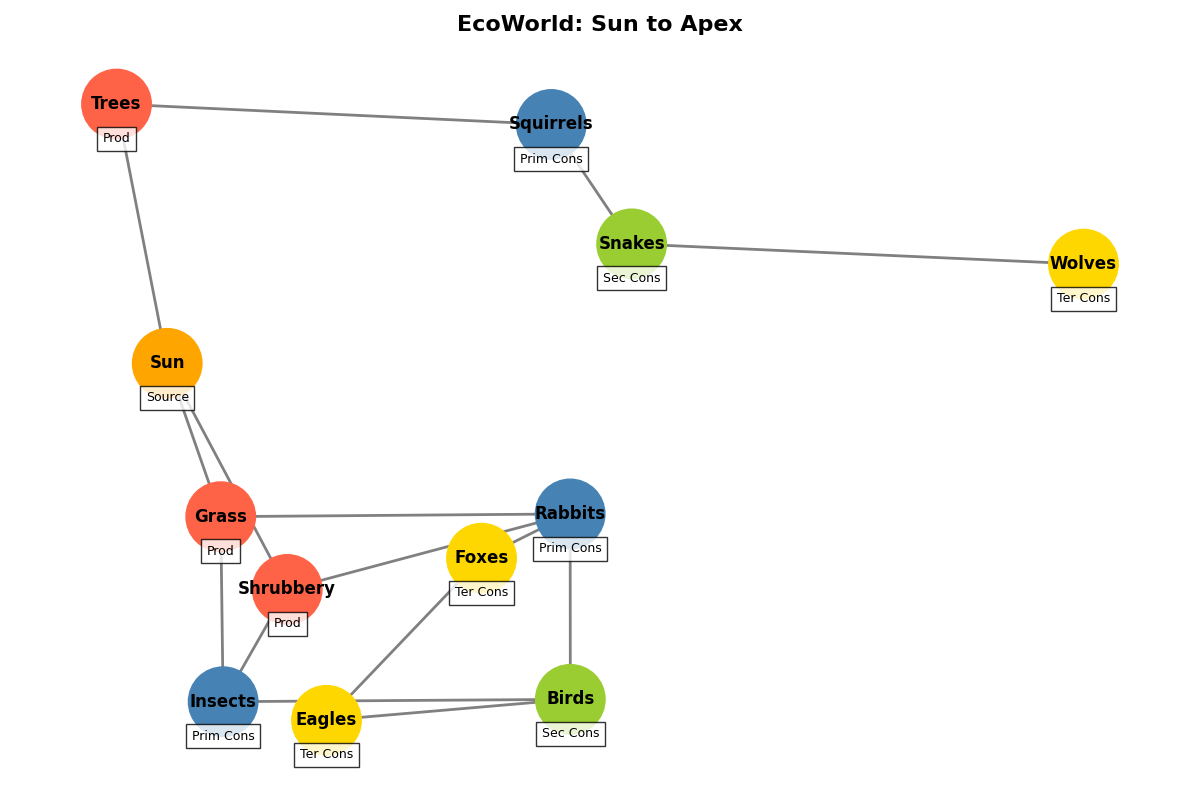

Generate this figure with Python:
import matplotlib.pyplot as plt
import networkx as nx

nodes = {
    "Sun": "Source",
    "Grass": "Prod",
    "Shrubbery": "Prod",
    "Trees": "Prod",
    "Insects": "Prim Cons",
    "Rabbits": "Prim Cons",
    "Squirrels": "Prim Cons",
    "Birds": "Sec Cons",
    "Snakes": "Sec Cons",
    "Foxes": "Ter Cons",
    "Wolves": "Ter Cons",
    "Eagles": "Ter Cons",
}

edges = [
    ("Sun", "Grass"),
    ("Sun", "Shrubbery"),
    ("Sun", "Trees"),
    ("Grass", "Insects"),
    ("Shrubbery", "Insects"),
    ("Trees", "Squirrels"),
    ("Grass", "Rabbits"),
    ("Shrubbery", "Rabbits"),
    ("Insects", "Birds"),
    ("Squirrels", "Snakes"),
    ("Rabbits", "Birds"),
    ("Rabbits", "Foxes"),
    ("Snakes", "Wolves"),
    ("Birds", "Eagles"),
    ("Foxes", "Eagles"),
]

G = nx.DiGraph()
G.add_nodes_from(nodes)
G.add_edges_from(edges)

pos = nx.spring_layout(G, k=0.5, iterations=50)

color_map = {
    "Source": "orange",
    "Prod": "#FF6347",
    "Prim Cons": "#4682B4",
    "Sec Cons": "#9ACD32",
    "Ter Cons": "#FFD700",
}

node_colors = [color_map[nodes[node]] for node in G.nodes()]

plt.figure(figsize=(12, 8))
nx.draw_networkx_nodes(G, pos, node_color=node_colors, node_size=2500)
nx.draw_networkx_edges(G, pos, edge_color='gray', arrows=True, arrowsize=20, width=2)
nx.draw_networkx_labels(G, pos, font_size=12, font_weight='bold', font_color='black')

plt.title("EcoWorld: Sun to Apex", fontsize=16, fontweight='bold')

labels_legend = {node: role for node, role in nodes.items()}
for node, (x, y) in pos.items():
    plt.text(x, y - 0.1, labels_legend[node], fontsize=9, ha='center', va='center', bbox=dict(facecolor='white', alpha=0.8))

plt.axis('off')
plt.tight_layout()
plt.show()
